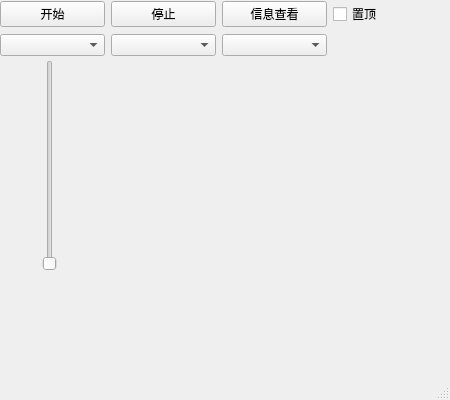
<?xml version="1.0" encoding="UTF-8"?>
<ui version="4.0">
 <class>MA</class>
 <widget class="QMainWindow" name="MA">
  <property name="geometry">
   <rect>
    <x>0</x>
    <y>0</y>
    <width>450</width>
    <height>400</height>
   </rect>
  </property>
  <property name="windowTitle">
   <string>AWACSMARK</string>
  </property>
  <widget class="QWidget" name="centralwidget">
   <widget class="QWidget" name="gridLayoutWidget">
    <property name="geometry">
     <rect>
      <x>0</x>
      <y>0</y>
      <width>438</width>
      <height>58</height>
     </rect>
    </property>
    <layout class="QGridLayout" name="gridLayout">
     <item row="0" column="1">
      <widget class="QPushButton" name="startButton">
       <property name="text">
        <string>开始</string>
       </property>
      </widget>
     </item>
     <item row="0" column="2">
      <widget class="QPushButton" name="endButton">
       <property name="text">
        <string>停止</string>
       </property>
      </widget>
     </item>
     <item row="0" column="3">
      <widget class="QPushButton" name="inforButton">
       <property name="text">
        <string>信息查看</string>
       </property>
      </widget>
     </item>
     <item row="0" column="4">
      <widget class="QCheckBox" name="frontCheckBox">
       <property name="text">
        <string>置顶</string>
       </property>
      </widget>
     </item>
     <item row="1" column="2">
      <widget class="QComboBox" name="scaleComboBox"/>
     </item>
     <item row="1" column="1">
      <widget class="QComboBox" name="comboBox"/>
     </item>
     <item row="1" column="3">
      <widget class="QComboBox" name="showMetricsComboBox"/>
     </item>
    </layout>
   </widget>
   <widget class="QSlider" name="opcSizeVerticalSlider">
    <property name="geometry">
     <rect>
      <x>0</x>
      <y>60</y>
      <width>100</width>
      <height>211</height>
     </rect>
    </property>
    <property name="sizePolicy">
     <sizepolicy hsizetype="Fixed" vsizetype="Fixed">
      <horstretch>0</horstretch>
      <verstretch>0</verstretch>
     </sizepolicy>
    </property>
    <property name="minimumSize">
     <size>
      <width>100</width>
      <height>100</height>
     </size>
    </property>
    <property name="orientation">
     <enum>Qt::Orientation::Vertical</enum>
    </property>
   </widget>
  </widget>
  <widget class="QStatusBar" name="statusbar"/>
  <widget class="QMenuBar" name="menubar">
   <property name="geometry">
    <rect>
     <x>0</x>
     <y>0</y>
     <width>450</width>
     <height>33</height>
    </rect>
   </property>
   <property name="defaultUp">
    <bool>true</bool>
   </property>
   <property name="nativeMenuBar">
    <bool>true</bool>
   </property>
  </widget>
 </widget>
 <resources/>
 <connections/>
</ui>
